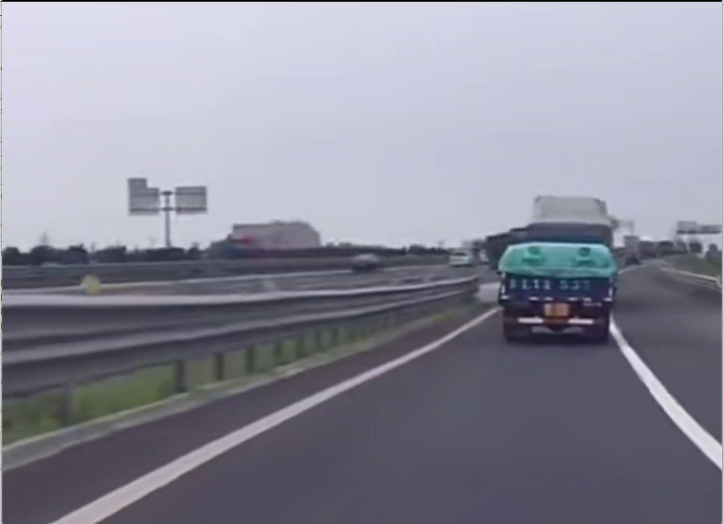
#> input picture carline4gi/carline.jpg, 1447 x 1048 px, given in place of video6.mp4, which was not available (shown at 1/2 size)
$ python '05_Video copy.py'
#> lines starting #> are read from the running program, lines starting #| are printed output that depends on the picture; after the words box and inside, x2 and y2 are one past the last pixel; in counts of white or black regions, pixels touching at a corner belong together; pictures that were not available may be replaced by others from this repository, and a replacement may not be noted
#> further down, frame is the input picture: shape (1048, 1447, 3); mean B, G, R 152.7, 138.9, 138.5
import cv2
import numpy as np

def calculate_slope(line):
        """
    计算线段line的斜率
    :param line: np.array([[x_1, y_1, x_2, y_2]])
    :return:
    """
        x_1, y_1, x_2, y_2 = line[0]
        if(x_2 - x_1==0):
            return float('inf')#更改垂直
        return (y_2 - y_1)/(x_2 - x_1)
def reject_abnormal_lines(lines, threshold):
    """
    剔除斜率不一致的线段
    :param lines:线段合集,[np.array([[x_1, y_1, x_2, y_2]]),np.array([[x_1, y_1, x_2, y_2]])]
    """
    #列表生成式，遍历所有的lines对每条lines求取斜率得到总斜率
    slopes = [calculate_slope(line) for line in lines if calculate_slope(line) != float('inf')]
    while len(lines) > 0:
        mean = np.mean(slopes)    #计算所有斜率的平均值
        diff = [abs(s-mean) for s in slopes]    #计算每一条斜率与平均斜率的差值
        idx = np.argmax(diff)      #找到差值最大的直线下标
        if diff[idx] > threshold:
            slopes.pop(idx)  #重新计算斜率
            lines.pop(idx)   #在集合中删除这条直线
        else:
            break
    return lines
def least_squares_fit(lines):
    """
    最小二乘拟合,将lines中的线段拟合成一条线段
    :param lines:线段集合,[np.array([[x_1, y_1, x_2, y_2]]),np.array([[x_1, y_1, x_2, y_2]]),...,np.array([[x_1, y_1, x_2, y_2]])]
    :return: 线段上的两点,np.array([[xmin,ymin],[xmax,ymax]])
    """
    #取出所有坐标点
    x_coords = []
    y_coords = []
    for line in lines:
        if len(line.shape) == 2 and line.shape[0] == 1:
            x_1, y_1, x_2, y_2 = line[0]
            x_coords.extend([x_1, x_2])
            y_coords.extend([y_1, y_2])
        elif len(line.shape) == 1 and line.shape[0] == 4:
            x_1, y_1, x_2, y_2 = line
            x_coords.extend([x_1, x_2])
            y_coords.extend([y_1, y_2])
    x_coords = np.array(x_coords)
    y_coords = np.array(y_coords)
    if len(x_coords) == 0 or len(y_coords) == 0:
        return None
    #进行直线拟合，得到多项式系数
    poly = np.polyfit(x_coords, y_coords, deg=1)
    #根据多项式系数，计算两个直线上的点，用于唯一确定这条直线
    point_min = (np.min(x_coords), np.polyval(poly, np.min(x_coords)))
    point_max = (np.max(x_coords), np.polyval(poly, np.max(x_coords)))
    return np.array([point_min, point_max], dtype=np.int64)

def draw_lines(color_img,lines):
    edge_img = cv2.imread(color_img,cv2.IMREAD_GRAYSCALE)
    #通过Hough变换获取所有线段
    lines = cv2.HoughLinesP(edge_img, 1, np.pi / 180, 15, minLineLength=40, maxLineGap=20)

    #按照斜率分成车道线
    left_lines = [line for line in lines if calculate_slope(line) > 0]
    right_lines = [line for line in lines if calculate_slope(line) < 0]
    print('剔除离群值之前')
    print('左车道线数量')
    print(len(left_lines))
    print('右车道线数量')
    print(len(right_lines))

    left_lines = reject_abnormal_lines(left_lines, threshold=0.2)
    right_lines = reject_abnormal_lines(right_lines, threshold=0.2)

    print('剔除离群值之后')
    print('左车道线数量')
    print(len(left_lines))
    print('右车道线数量')
    print(len(right_lines))
    print("左车道线坐标")
    print(least_squares_fit(left_lines))
    print("右车道线坐标")
    print(least_squares_fit(right_lines))

    left_line = least_squares_fit(left_lines)
    right_line = least_squares_fit(right_lines)

    img = cv2.imread(color_img,cv2.IMREAD_COLOR)
    cv2.line(img, tuple(left_line[0]), tuple(left_line[1]), color=(0, 255, 255), thickness=3)
    cv2.line(img, tuple(right_line[0]), tuple(right_line[1]), color=(0, 255, 255), thickness=3)

    cv2.imshow('lane', img)
    cv2.waitKey(0)

def show_lane(frame):
    """
    在frame上画出车道线
    :param frame: 视频帧,是一个NumPy数组
    :return:
    """
    # 将彩色帧转换为灰度图像
    gray_img = cv2.cvtColor(frame, cv2.COLOR_BGR2GRAY)
    # 应用边缘检测
    edge_img = cv2.Canny(gray_img, 100, 150)
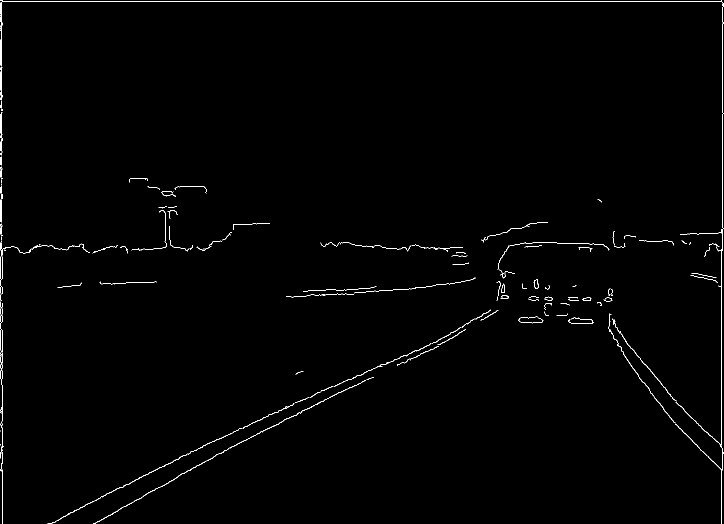
#> edge_img: shape (1048, 1447) (shown at 1/2 size); 0.77% white in thin lines or dots
    # 应用掩码
    mask = np.zeros_like(edge_img)
    mask = cv2.fillPoly(mask, np.array([[[0,900],[550,550],[860,550],[1200,900]]]), color=255)
    masked_edge_img = cv2.bitwise_and(edge_img, mask)
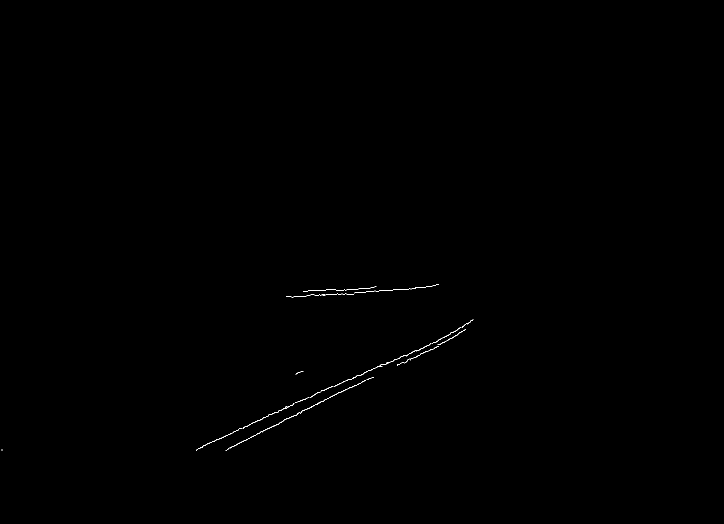
#> masked_edge_img: shape (1048, 1447) (shown at 1/2 size); 0.12% white in thin lines or dots, all inside (x1, y1, x2, y2) = (2, 568, 947, 901)

    # 通过Hough变换获取所有线段
    lines = cv2.HoughLinesP(masked_edge_img, 1, np.pi / 180, 15, minLineLength=40, maxLineGap=20)
#> lines = 23 rows, first 6: [526, 835, 776, 724], [794, 731, 889, 684], [452, 900, 708, 770], [700, 759, 888, 675], [404, 893, 495, 852], [709, 585, 830, 577]

    # 检查是否成功检测到线段
    if lines is not None:
        # 按照斜率分成车道线
        left_lines = [line for line in lines if calculate_slope(line) > 0]
#> left_lines = []
        right_lines = [line for line in lines if calculate_slope(line) < 0]
#> right_lines = 23 items, first 6: [[526, 835, 776, 724]], [[794, 731, 889, 684]], [[452, 900, 708, 770]], [[700, 759, 888, 675]], [[404, 893, 495, 852]], [[709, 585, 830, 577]]

        # 剔除斜率异常的线段
        left_lines = reject_abnormal_lines(left_lines, threshold=0.2)
#> in reject_abnormal_lines, `slopes = [calculate_slope(line) for line in lines if calculate_slope(l..`: slopes = []
        right_lines = reject_abnormal_lines(right_lines, threshold=0.2)
#> the loop in reject_abnormal_lines (call 2), `while len(lines) > 0:` made 6 passes
#> (mean, idx) on passes 1 to 6: (-0.389, 8), (-0.405, 7), (-0.423, 8), (-0.441, 9), (-0.46, 5), (-0.482, 10)
#> right_lines = 18 items, first 6: [[526, 835, 776, 724]], [[794, 731, 889, 684]], [[452, 900, 708, 770]], [[700, 759, 888, 675]], [[404, 893, 495, 852]], [[859, 701, 931, 658]]

        print("左车道线坐标")
        print(least_squares_fit(left_lines))
#> after the loop in least_squares_fit, `for line in lines:`: x_coords = []
#> in least_squares_fit, `x_coords = np.array(x_coords)`: x_coords = empty array
#| None
        print("右车道线坐标")
        print(least_squares_fit(right_lines))
#> the loop in least_squares_fit (call 2), `for line in lines:` made 18 passes
#> (x_1, y_1, x_2, y_2) on passes 1 to 12: (526, 835, 776, 724), (794, 731, 889, 684), (452, 900, 708, 770), (700, 759, 888, 675), (404, 893, 495, 852), (859, 701, 931, 658), (456, 897, 544, 852), (889, 674, 946, 639), (477, 858, 526, 837), (505, 845, 573, 816), (892, 673, 945, 640), (794, 729, 868, 697)
#| [[404 898]
#|  [946 652]]

        # 最小二乘拟合，得到车道线的两个端点
        left_line = least_squares_fit(left_lines)
        right_line = least_squares_fit(right_lines)
#> right_line = [[404, 898], [946, 652]]

        # 在原彩色帧上绘制车道线
        if left_line is not None:
            cv2.line(frame, tuple(left_line[0]), tuple(left_line[1]), color=(0, 255, 255), thickness=3)
        if right_line is not None:
            cv2.line(frame, tuple(right_line[0]), tuple(right_line[1]), color=(0, 255, 255), thickness=3)
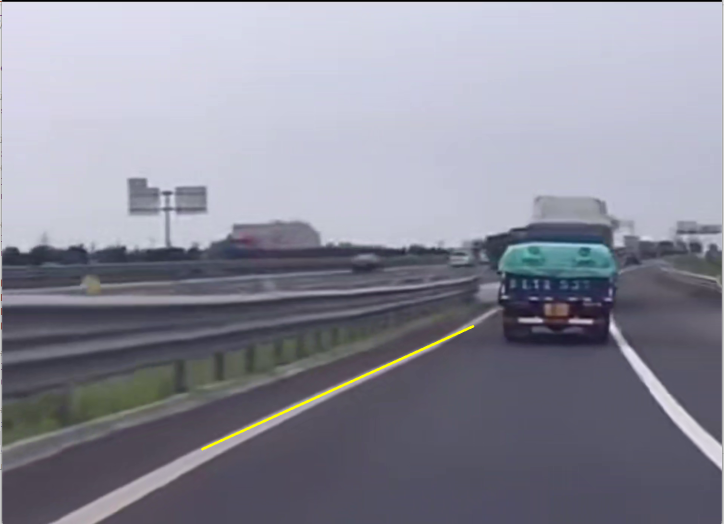
#> frame: shape (1048, 1447, 3) (shown at 1/2 size); 0.2% of pixels changed, all inside (x1, y1, x2, y2) = (402, 650, 949, 901)
    else:
        # 如果没有检测到线段，可以输出提示信息或者采取其他措施
        print("未能检测到线段，请检查输入数据或算法参数。")

    return frame

capture = cv2.VideoCapture('video6.mp4')
while True:
    ret,frame = capture.read()
    frame = show_lane(frame)
    cv2.imshow('frame',frame)
    cv2.waitKey(25)
